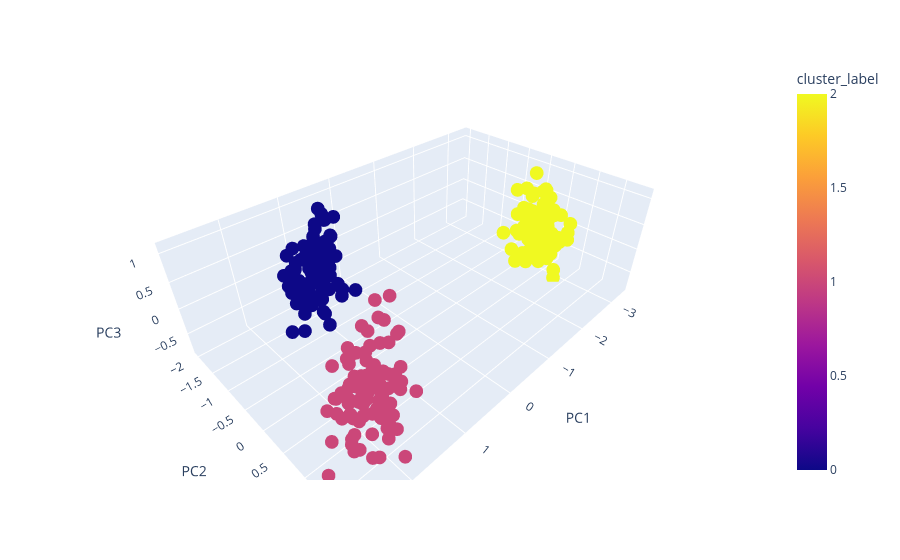

Write notebook code for a chart like this one.
### Code cell
import plotly.express as px

fig = px.scatter_3d(pca_df,
    x='PC1', y='PC2', z='PC3',
    color='cluster_label')
fig.show()  # opens in browser, fully rotatable

### Figure 1 — Plotly figure (JSON) as saved in the notebook; plotly's stock layout.template omitted (floating-point values rounded to 4 significant figures; data arrays with more than 128 entries replaced by an {"elided": "..."} marker saying what was removed)
{"data": [{"hovertemplate": "PC1=%{x}<br>PC2=%{y}<br>PC3=%{z}<br>cluster_label=%{marker.color}<extra></extra>", "legendgroup": "", "marker": {"color": {"elided": "300 int values"}, "coloraxis": "coloraxis", "symbol": "circle"}, "mode": "markers", "name": "", "scene": "scene", "showlegend": false, "type": "scatter3d", "x": {"elided": "300 float values"}, "y": {"elided": "300 float values"}, "z": {"elided": "300 float values"}}], "layout": {"coloraxis": {"colorbar": {"title": {"text": "cluster_label"}}, "colorscale": [[0, "#0d0887"], [0.1111, "#46039f"], [0.2222, "#7201a8"], [0.3333, "#9c179e"], [0.4444, "#bd3786"], [0.5556, "#d8576b"], [0.6667, "#ed7953"], [0.7778, "#fb9f3a"], [0.8889, "#fdca26"], [1, "#f0f921"]]}, "legend": {"tracegroupgap": 0}, "margin": {"t": 60}, "scene": {"domain": {"x": [0, 1], "y": [0, 1]}, "xaxis": {"title": {"text": "PC1"}}, "yaxis": {"title": {"text": "PC2"}}, "zaxis": {"title": {"text": "PC3"}}}}}
